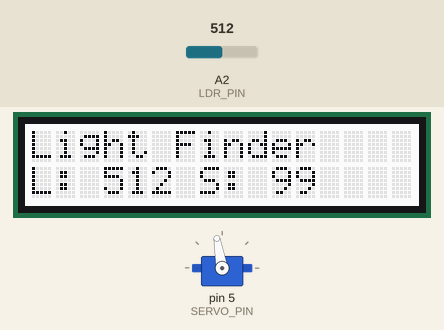
The sketch below on a simulated Arduino Uno, built with avr-gcc and run on an emulated ATmega328P. Shown: servo, 16×2 character LCD. The test bench sets the inputs (shaded band); at power-on: A2 (LDR_PIN) = 512.

Above: at 1.28 s.
1.3 s: A2 (LDR_PIN) set to 306
At 1.41 s:
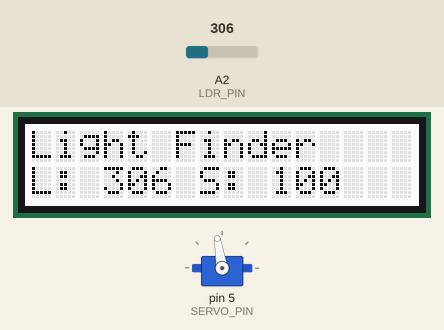
4.3 s: A2 (LDR_PIN) set to 150
At 4.45 s:
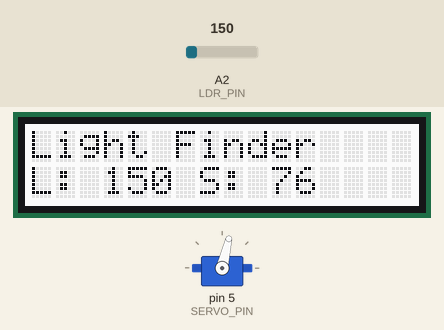
5.8 s: A2 (LDR_PIN) set to 170
At 9.93 s:
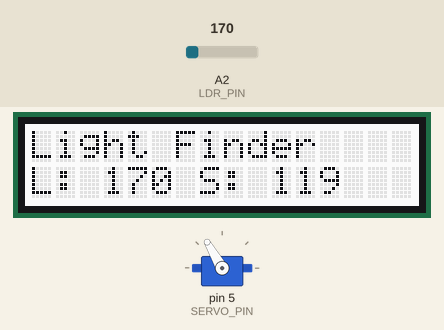
Timing chart, 0 to 29.6 s (numbered marks = the images above; inputs shaded):
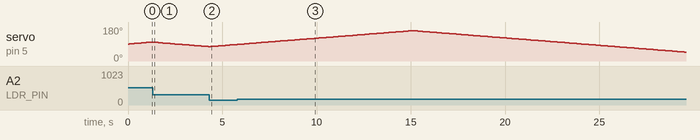

The sketch:

LightFinder.ino
```cpp
/*
 * Arduino Light Finder - Use a photoresistor mounted on a servo to find the direction where the most light comes from
 *
 * Circuit:
 *
 * - A photoresistor in series with a 10k resistor connected to analog pin A2
 * - A servo connected to digital pin 5
 *
 * Note: the photoresistor is mounted on the servo
 *
 */

#include <Servo.h>
#include <Wire.h>
#include "rgb_lcd.h"

Servo servo;               // The servo
rgb_lcd lcd;               // The LCD display

#define LDR_PIN 2          // Arduino analog pin to which the photoresistor is connected
#define SERVO_PIN 5        // Arduino digitial PWM pin to which the servo is connected
#define POSITION_STEP 1    // The size of the step to take to a new position
#define SERVO_DELAY 100    // The amount of milliseconds to wait before the servo reaches a new position
#define MIN_SERVO_POS 20   // The minimum servo position that can be handled by the servo
#define MAX_SERVO_POS 160  // The maximum servo position that can be handled by the servo

int servoPosition = 90;    // The current position of the servo
int servoDirection = 1;    // The direction to move the servo in (1 = up, -1 = down)
int previousLightValue;    // The amount of light as measured by the photoresistor

void setup()
{
  servo.attach(SERVO_PIN);  // Attach the servo to the servo pin
  previousLightValue = getCurrentLight();  // Get the current amount of light

  lcd.begin(16, 2);         // Set up the LCD's number of columns and rows
  lcd.clear();
  lcd.print("Light Finder");
}

int getCurrentLight() {
   return analogRead(LDR_PIN);
}

void setServoPosition(int position) {
  servo.write(position);    // Set the servo position
  delay(SERVO_DELAY);       // Wait for the servo to get there
}

void printMessage(const String& message) {
  lcd.setCursor(0, 1);
  lcd.print(message + String("                "));
}

void loop()
{
  // Caculate the new position to check if there is more light
  servoPosition += POSITION_STEP * servoDirection;
  if(servoPosition < MIN_SERVO_POS) {
    servoPosition = MIN_SERVO_POS;
    servoDirection = 1;
  }
  else if(servoPosition > MAX_SERVO_POS) {
    servoPosition = MAX_SERVO_POS;
    servoDirection = -1;
  }

  // Move the servo into the new position
  setServoPosition(servoPosition);

  // Measure the light
  int newLightValue = getCurrentLight();
  printMessage("L: " + String(newLightValue) + " S: " + String(servoPosition));

  // If the light decreases reverse the servo direction to go back
  if(newLightValue < previousLightValue) {
    servoDirection = -servoDirection;
  }

  // Remember the current light value for the next loop
  previousLightValue = newLightValue;
}
```

Measured:
- by itself, servo on pin 5 (SERVO_PIN): rises from 88° to 160° in 9.1 s, then falls to 47° in 14.5 s
